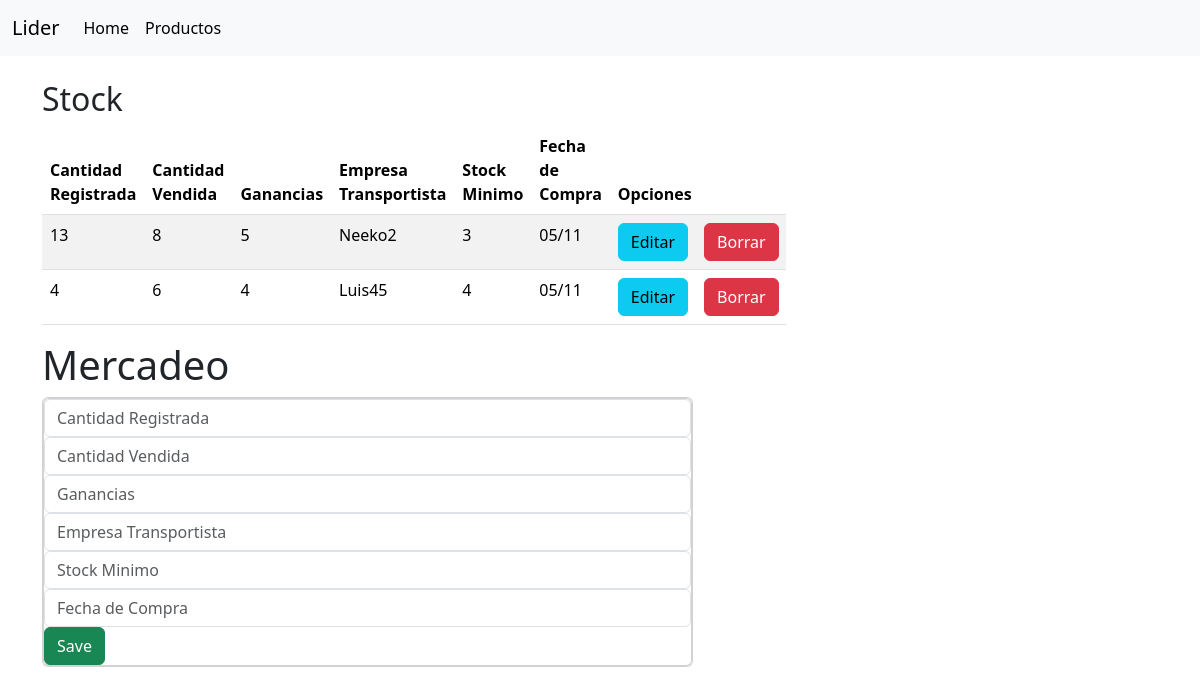
The page / on the database its author committed.
### Aplicaciones/Mercadeo/models.py (models this page shows, shortened)
class mercadeo1(models.Model):
    cantidad_registrada = models.PositiveSmallIntegerField()
    cantidad_vendida = models.PositiveSmallIntegerField()
    ganancia = models.PositiveSmallIntegerField()
    empresa_transporte = models.CharField(max_length=30)
    stock_minimo = models.PositiveSmallIntegerField()
    fecha_compra = models.CharField(max_length=30)

### Aplicaciones/Mercadeo/views.py (the view)
# urls.py: 2. Add a URL to urlpatterns:  path('', views.home, name='home')
def home(request):
    mercadeoListado = mercadeo1.objects.all()
    return render(request,"mercadeog.html", {"Mercadeo":mercadeoListado})

### Aplicaciones/Mercadeo/templates/mercadeog.html (shortened to what this page needs)
<!DOCTYPE html>
<html lang="en">
<head>
    {% load static %}
    <link rel="stylesheet" href="https://cdn.jsdelivr.net/npm/bootstrap@5.3.2/dist/css/bootstrap.min.css">
    <link rel="stylesheet" href="{% static 'css/mercadeog.css' %}">
</head>
<body>
    <nav class="navbar navbar-expand-lg bg-body-tertiary">
        <div class="container-fluid">
          <a class="navbar-brand" href="#">Lider</a>
          <div class="collapse navbar-collapse" id="navbarNav">
            <ul class="navbar-nav">
              <li class="nav-item">
                <a class="nav-link active" aria-current="page" href="#">Home</a>
              </li>
              <li class="nav-item">
                <a class="nav-link active" aria-current="page" href="#">Productos</a>
              </li>
            </ul>
          </div>
        </div>
      </nav>
    <div class="container py-4">
            <div class="col-md-8">
                <h2>Stock</h2>
                <div class="table-responsive">
                    <table class="table table-striped">
                        <thead>
                            <tr>
                                <th>Cantidad Registrada</th>
                                <th>Cantidad Vendida</th>
                                <th>Ganancias</th>
                                <th>Empresa Transportista</th>
                                <th>Stock Minimo</th>
                                <th>Fecha de Compra</th>
                                <th colspan="2">Opciones</th>
                            </tr>
                        </thead>
                        <tbody>
                            {% for m in Mercadeo %}
                            <tr>
                                <td>{{m.cantidad_registrada}}</td>
                                <td>{{m.cantidad_vendida}}</td>
                                <td>{{m.ganancia}}</td>
                                <td>{{m.empresa_transporte}}</td>
                                <td>{{m.stock_minimo}}</td>
                                <td>{{m.fecha_compra}}</td>
                                <td><a href="edicionMercadeo/{{m.id}}" class="btn btn-block btn-info">Editar</a></td>
                                <td><a href="borrarmercadeo/{{m.id}}" class="btn btn-block btn-danger">Borrar</a></td>
                            </tr>
                            {% endfor %}
                        </tbody>
                    </table>
                </div>
            </div>
            <div class="col-md-7">
                <h1>Mercadeo</h1>
                <div class="card">
                    <div class="card">
                        <form action="/registrarmercadeo/" method="POST",> {% csrf_token %}
                            <div class="form-group">
                                <input type="number" name="cantidad_registradax" class="form-control" placeholder="Cantidad Registrada">
                            </div>
                            <div class="form-group">
                                <input type="number" name="cantidad_vendidax" class="form-control" placeholder="Cantidad Vendida">
                            </div>
                            <div class="form-group">
                                <input type="number" name="gananciax" class="form-control" placeholder="Ganancias">
                            </div>
                            <div class="form-group">
                                <input type="text" name="empresa_transportex" class="form-control" placeholder="Empresa Transportista">
                            </div>
                            <div class="form-group">
                                <input type="number" name="stock_minimox" class="form-control" placeholder="Stock Minimo">
                            </div>
                            <div class="form-group">
                                <input type="text" name="fecha_comprax" class="form-control" placeholder="Fecha de Compra">
                            </div>
                            <div class="form-group">
                                <input type="submit" class="btn btn-success btn-block text-white" value="Save">
                            </div>
                        </form>
                    </div>
                </div>
            </div>
        </div>
</body>
</html>

### rows shown on the page
mercadeo1: cantidad_registrada "13", cantidad_vendida "8", ganancia "5", empresa_transporte "Neeko2", stock_minimo "3", fecha_compra "05/11"
mercadeo1: cantidad_registrada "4", cantidad_vendida "6", ganancia "4", empresa_transporte "Luis45", stock_minimo "4", fecha_compra "05/11"
